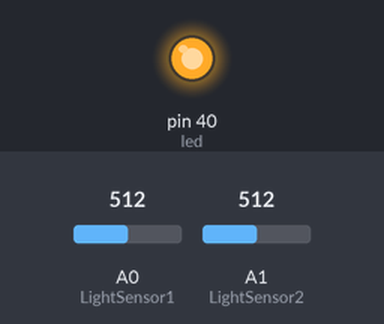
This sketch was run on a simulated Arduino Mega 2560, built with avr-gcc and run on an emulated ATmega2560. On the bench: output pins drawn as LEDs (lit = HIGH). The inputs (shaded band) are chosen by the test bench; at power-on: A0 (LightSensor1) = 512, A1 (LightSensor2) = 512.

Above: at 2.8 s.
2.9 s: A0 (LightSensor1) set to 490
At 3.8 s:
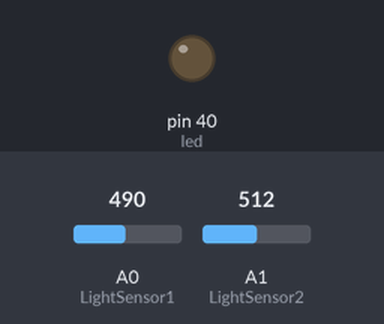
6.4 s: A1 (LightSensor2) set to 492
Timing chart, 0 to 15.9 s (numbered marks = the images above; inputs shaded):
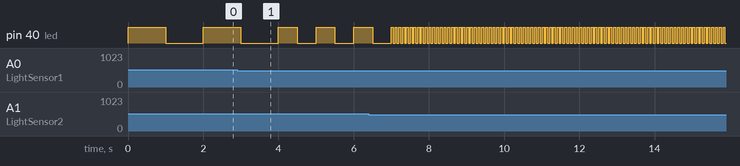

The sketch:

hw2_1.ino
```cpp
#define LightSensor1 0
#define LightSensor2 1
#define led 40

void setup() {
  pinMode(led, OUTPUT);
  pinMode(LightSensor1, INPUT);
  pinMode(LightSensor2, INPUT);
}

void loop() {
  int sensor_val1 = analogRead(LightSensor1); // 아날로그 선언 -> 자료형 필요!
  int sensor_val2 = analogRead(LightSensor2);

  // sensor 값 작으면(밝기 낮으면) led 껐다켰다 빨라짐 -> delay 값 줄이기
  if (sensor_val1 > 500 && sensor_val2 > 500) {
    digitalWrite(led, HIGH);
    delay(1000);
    digitalWrite(led, LOW);
    delay(1000);
  } else if (sensor_val1 > 500 || sensor_val2 > 500) {
    digitalWrite(led, HIGH);
    delay(500);
    digitalWrite(led, LOW);
    delay(500);
  } else {
    digitalWrite(led, HIGH);
    delay(50);
    digitalWrite(led, LOW);
    delay(50);
  }
}
```

Measured:
- by itself, pin 40 (led): repeats every 0.10 s: HIGH 0.05 s, LOW 0.05 s
